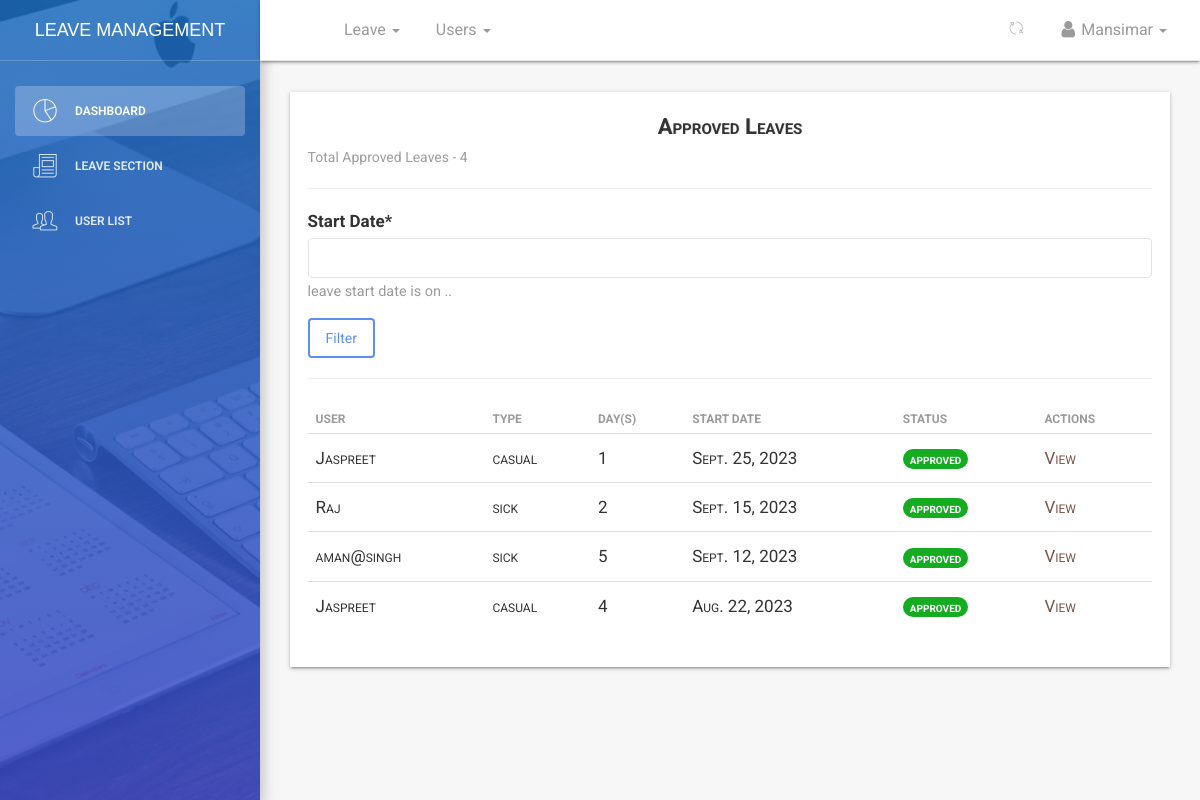
Page /dashboard/leaves/approved/all/ (signed in) on the committed database.
### leave/models.py (models this page shows, shortened)
class Leave(models.Model):
	user = models.ForeignKey(User,on_delete=models.CASCADE,default=1)
	startdate = models.DateField(verbose_name=_('Start Date'),help_text='leave start date is on ..',null=True,blank=False)
	enddate = models.DateField(verbose_name=_('End Date'),help_text='coming back on ...',null=True,blank=False)
	leavetype = models.CharField(choices=LEAVE_TYPE,max_length=25,default=SICK,null=True,blank=False)
	reason = models.CharField(verbose_name=_('Reason for Leave'),max_length=255,help_text='add additional information for leave',null=True,blank=True)
	defaultdays = models.PositiveIntegerField(verbose_name=_('Leave days per year counter'),default=DAYS,null=True,blank=True)
	status = models.CharField(max_length=12,default='pending') #pending,approved,rejected,cancelled
	is_approved = models.BooleanField(default=False) #hide
	updated = models.DateTimeField(auto_now=True, auto_now_add=False)
	created = models.DateTimeField(auto_now=False, auto_now_add=True)
	objects = LeaveManager()
	class Meta:
		verbose_name = _('Leave')
		verbose_name_plural = _('Leaves')
		ordering = ['-created'] #recent objects
	@property
	def leave_days(self):
		days_count = ''
		startdate = self.startdate
		enddate = self.enddate
		if startdate > enddate:
			return
		dates = (enddate - startdate)
		return dates.days

### dashboard/views.py (the view, shortened to what this page needs)
# urls.py: path('leaves/approved/all/',views.leaves_approved_list,name='approvedleaveslist'),
def leaves_approved_list(request):
	if not (request.user.is_superuser and request.user.is_staff):
		return redirect('/')
	form = DateFilterForm(request.POST or None)
	leaves = Leave.objects.all_approved_leaves() #approved leaves -> calling model manager method
	context = {
		'leave_list':leaves,
		'title':'approved leave list',
		'form':form
		}
	return render(request,'dashboard/leaves_approved.html',context)

### leave/forms.py
class DateFilterForm(forms.ModelForm):
	class Meta:
		model = Leave
		fields = ['startdate']

### leave/manager.py (called while the page is built)
	def all_approved_leaves(self):
		return super().get_queryset().filter(status = 'approved')

### templates/dashboard/leaves_approved.html (shortened to what this page needs)
{% extends '_layout.html' %}
{% load crispy_forms_tags %}
 {% block navheader %}
 	{% include 'includes/navheader_employee_app.html' %}
 {% endblock %}
 {% block content %}
        <section class="content">
            <section class="container-fluid">
            	   <section class="row">
                        <section class="col col-sm-8 offset-sm-2">
                        </section>
                    </section>
                	<div class="table-responsive table-shadow">
                		<div class="text-center table-description">
                			<h4 class="title-h3" style="text-shadow: 1px 0px rgba(0,0,0,0.11)">Approved Leaves</h4>
                		</div>
                		<section class="total-leaves-count">
                			{% if leave_list %}
                			<p>Total Approved Leaves - <span>{{ leave_list.count }}</span></p>
                			{% endif %}
                		</section>
						<hr>
						<form method="POST" action="">
							{{ form | crispy }}
							<div class="d-grid gap-2 col-6 mx-auto">
							<input type="submit" class="btn btn-primary" value="Filter"/>
							</div>
						</form>
						<hr>
                		<table class="table">
							  <thead>
							    <tr>
							      <th scope="col"><b>User</b></th>
							      <th scope="col"><b>Type</b></th>
							      <th scope="col"><b>Day(s)</b></th>
								  <th scope="col"><b>Start Date</b></th>
							      <th scope="col"><b>Status</b></th>
							      <th scope="col"><b>Actions</b></th>
							    </tr>
							  </thead>
							  <tbody>
							  	{% for leave in leave_list %}
							    <tr>
							      <td>{{ leave.user }}</td>
							      <td>{{ leave.leavetype}}</td>
							      <td>{{ leave.leave_days }}</td>
								  <td>{{leave.startdate}}</td>
							      <td><span class="badge badge-success" style="background-color:rgb(21, 172, 34); font-size: 14px;">{{ leave.status }}</span></td>
							      <td>
							      	<a href="{% url 'dashboard:userleaveview' leave.id %}" style="color: #795548;">
							      	    <span>View &nbsp;</span>
							      	</a>
							      </td>
							    </tr>
							    {% endfor %}
							  </tbody>
						</table>
					</div>
            </section>
        </section>
 {% endblock %}

### templates/includes/navheader_employee_app.html (shortened to what this page needs)
 {% load static %}
 <nav class="navbar navbar-default navbar-fixed shadow">
            <div class="container-fluid">
                <div class="collapse navbar-collapse">
                    <ul class="nav navbar-nav navbar-left">
                        <li>
                            <a href="" class="dropdown-toggle" data-toggle="dropdown">
                            </a>
                        </li>
                        <li class="dropdown">
                        <a href="" class="dropdown-toggle" data-toggle="dropdown">
                                    <p>
                                        Leave
                                        <b class="caret"></b>
                                    </p>
                              </a>
                        </li>
                        {% if request.user.is_superuser and request.user.is_staff %}
                        <li class="dropdown">
                              <a href="" class="dropdown-toggle" data-toggle="dropdown">
                                    <p>
                                        Users
                                        <b class="caret"></b>
                                    </p>
                              </a>
                        </li>
                        {% endif %}
                    </ul>
                    <ul class="nav navbar-nav navbar-right">
                        <li class="dropdown">
                              <a href="" class="dropdown-toggle refresh-page" data-toggle="dropdown" title="Refresh Current Page">
                                    <i class="pe-7s-refresh-2"></i>
                              </a>
                        </li>
                        <li class="dropdown">
                              <a href="" class="dropdown-toggle" data-toggle="dropdown">
                                    <p>
                                        <i class="fa fa-user"></i> {{ request.user}}
                                        <b class="caret"></b>
                                    </p>
                              </a>
                        </li>
                    </ul>
                </div>
            </div>
        </nav>

### rows in the picture
Leave: user "Jaspreet", leavetype "casual", leave_days "1", startdate "Sept. 25, 2023", status "approved"
Leave: user "Raj", leavetype "sick", leave_days "2", startdate "Sept. 15, 2023", status "approved"
Leave: user "aman@singh", leavetype "sick", leave_days "5", startdate "Sept. 12, 2023", status "approved"
Leave: user "Jaspreet", leavetype "casual", leave_days "4", startdate "Aug. 22, 2023", status "approved"

### other values in the picture
{{ request.user }} "Mansimar"
{{ leave_list.count }} "4"
